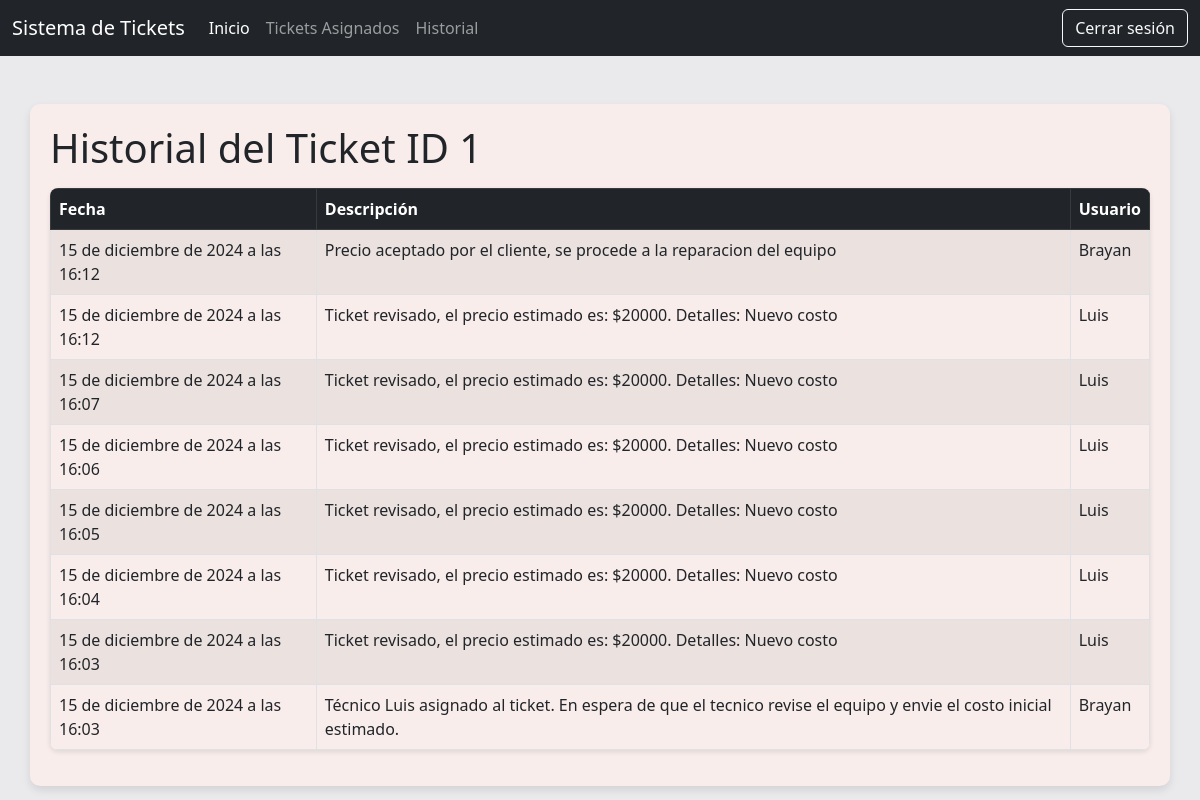
/tickets/historial/1/ (signed in), run on the app's committed database.
### tickets/models.py (models this page shows, shortened)
class HistorialTicket(models.Model):
    ticket = models.ForeignKey(Ticket, related_name='historial', on_delete=models.CASCADE)
    descripcion = models.TextField(default='Descripcion', blank=True)  # Descripción del cambio realizado
    fecha = models.DateTimeField(auto_now_add=True)  # Fecha del cambio
    usuario = models.ForeignKey(User, on_delete=models.SET_NULL, null=True)  # Usuario que realizó el cambio (opcional)

### tickets/views.py (the view)
# urls.py: path('historial/<int:ticket_id>/', TecnicoHistorialListView.as_view(), name='historial_reparaciones'),
class TecnicoHistorialListView(ListView):
    model = HistorialTicket
    template_name = 'tickets/historial_reparaciones.html'
    context_object_name = 'historial'
    def dispatch(self, request, *args, **kwargs):
        if not request.user.is_authenticated:
            messages.error(request, "Tu sesión ha expirado por inactividad. Por favor, inicia sesión nuevamente.")
            return redirect('login')
        if not request.user.groups.filter(name='Técnicos').exists():
            return render(request, '403.html', status=403)
        return super().dispatch(request, *args, **kwargs)
    def get_queryset(self):
        ticket_id = self.kwargs.get('ticket_id')
        print(ticket_id)
        return self.model.objects.filter(ticket_id=ticket_id).order_by('-fecha')

### tickets/templates/tickets/historial_reparaciones.html
{% extends "core/base.html" %}
{% block content %}
<div class="container mt-5">
    <h1>Historial del Ticket ID {{ view.kwargs.ticket_id }}</h1>
    {% if historial %}
        <table class="table table-bordered table-striped mt-3">
            <thead class='table-dark'>
                <tr>
                    <th>Fecha</th>
                    <th>Descripción</th>
                    <th>Usuario</th>
                </tr>
            </thead>
            <tbody>
                {% for entry in historial %}
                <tr>
                    <td>{{ entry.fecha }}</td>
                    <td>{{ entry.descripcion }}</td>
                    <td>{{ entry.usuario.username }}</td>
                </tr>
                {% endfor %}
            </tbody>
        </table>
    {% else %}
        <p>No hay registros de historial para este ticket.</p>
    {% endif %}
</div>
{% endblock %}

### core/templates/core/base.html (style rules this page uses)
body { background-color: #eaeaed; }
.container { background-color: #f8edeb; padding: 20px; border-radius: 10px; box-shadow: 0 4px 8px rgba(0, 0, 0, 0.1); }
table { box-shadow: 0 2px 5px rgba(0, 0, 0, 0.1); border-radius: 8px; overflow: hidden; }

### data on the page
HistorialTicket: fecha "15 de diciembre de 2024 a las 16:12", descripcion "Precio aceptado por el cliente, se procede a la reparacion del equipo", usuario.username "Brayan"
HistorialTicket: fecha "15 de diciembre de 2024 a las 16:12", descripcion "Ticket revisado, el precio estimado es: $20000. Detalles: Nuevo costo", usuario.username "Luis"
HistorialTicket: fecha "15 de diciembre de 2024 a las 16:07", descripcion "Ticket revisado, el precio estimado es: $20000. Detalles: Nuevo costo", usuario.username "Luis"
HistorialTicket: fecha "15 de diciembre de 2024 a las 16:06", descripcion "Ticket revisado, el precio estimado es: $20000. Detalles: Nuevo costo", usuario.username "Luis"
HistorialTicket: fecha "15 de diciembre de 2024 a las 16:05", descripcion "Ticket revisado, el precio estimado es: $20000. Detalles: Nuevo costo", usuario.username "Luis"
HistorialTicket: fecha "15 de diciembre de 2024 a las 16:04", descripcion "Ticket revisado, el precio estimado es: $20000. Detalles: Nuevo costo", usuario.username "Luis"
HistorialTicket: fecha "15 de diciembre de 2024 a las 16:03", descripcion "Ticket revisado, el precio estimado es: $20000. Detalles: Nuevo costo", usuario.username "Luis"
HistorialTicket: fecha "15 de diciembre de 2024 a las 16:03", descripcion "Técnico Luis asignado al ticket. En espera de que el tecnico revise el equipo y envie el costo inicial estimado.", usuario.username "Brayan"

### other printed values
{{ view.kwargs.ticket_id }} "1"
